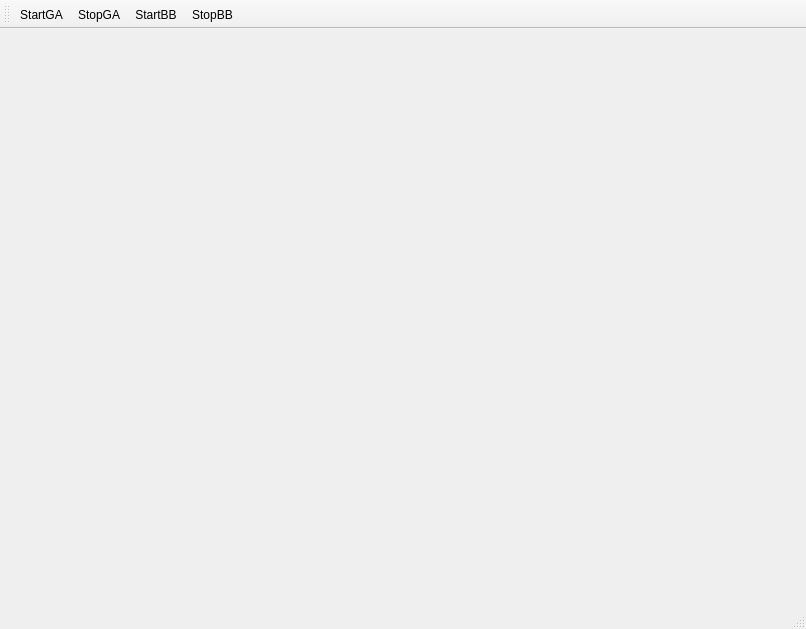
<?xml version="1.0" encoding="UTF-8"?>
<ui version="4.0">
 <class>MainWindow</class>
 <widget class="QMainWindow" name="MainWindow">
  <property name="geometry">
   <rect>
    <x>0</x>
    <y>0</y>
    <width>806</width>
    <height>629</height>
   </rect>
  </property>
  <property name="windowTitle">
   <string>MainWindow</string>
  </property>
  <widget class="QWidget" name="centralWidget"/>
  <widget class="QMenuBar" name="menuBar">
   <property name="geometry">
    <rect>
     <x>0</x>
     <y>0</y>
     <width>806</width>
     <height>20</height>
    </rect>
   </property>
  </widget>
  <widget class="QToolBar" name="mainToolBar">
   <attribute name="toolBarArea">
    <enum>TopToolBarArea</enum>
   </attribute>
   <attribute name="toolBarBreak">
    <bool>false</bool>
   </attribute>
   <addaction name="actionStartGA"/>
   <addaction name="actionStopGA"/>
   <addaction name="actionStartBB"/>
   <addaction name="actionStopBB"/>
  </widget>
  <widget class="QStatusBar" name="statusBar"/>
  <action name="actionStartGA">
   <property name="text">
    <string>StartGA</string>
   </property>
  </action>
  <action name="actionStopGA">
   <property name="text">
    <string>StopGA</string>
   </property>
  </action>
  <action name="actionStartBB">
   <property name="text">
    <string>StartBB</string>
   </property>
  </action>
  <action name="actionStopBB">
   <property name="text">
    <string>StopBB</string>
   </property>
  </action>
 </widget>
 <layoutdefault spacing="6" margin="11"/>
 <resources/>
 <connections/>
</ui>
